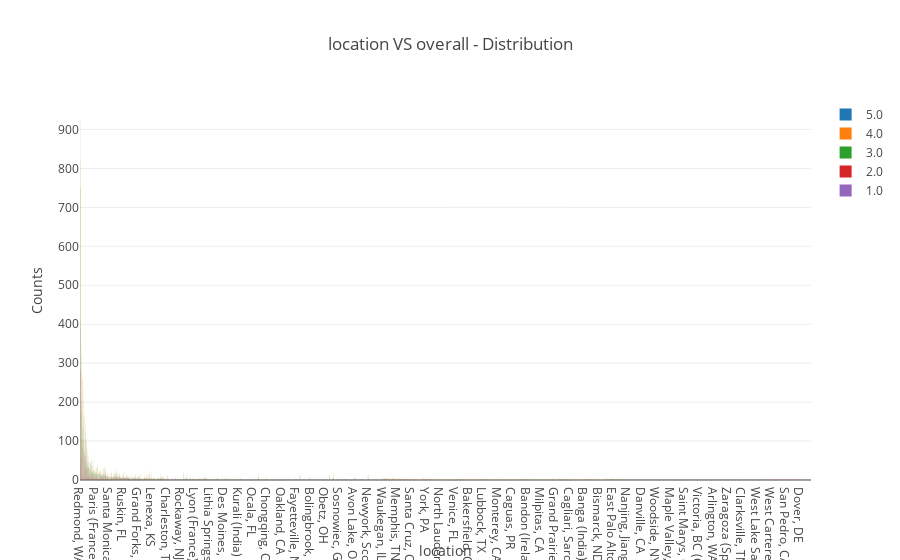

The code cell stored with this chart in its notebook:
### Code cell
categorical_feature_distribution('location','overall')

### Figure 1 — Plotly figure (JSON) as saved in the notebook; plotly's stock layout.template omitted (floating-point values rounded to 4 significant figures; data arrays with more than 128 entries replaced by an {"elided": "..."} marker saying what was removed)
{"data": [{"name": "5.0", "type": "bar", "uid": "ff1624e6-83a2-11e9-93f6-303a647ae7c5", "x": {"elided": "568 str values"}, "y": {"elided": "568 int values"}}, {"name": "4.0", "type": "bar", "uid": "ff1624e7-83a2-11e9-93f6-303a647ae7c5", "x": {"elided": "771 str values"}, "y": {"elided": "771 int values"}}, {"name": "3.0", "type": "bar", "uid": "ff1624e8-83a2-11e9-93f6-303a647ae7c5", "x": {"elided": "752 str values"}, "y": {"elided": "752 int values"}}, {"name": "2.0", "type": "bar", "uid": "ff1624e9-83a2-11e9-93f6-303a647ae7c5", "x": {"elided": "413 str values"}, "y": {"elided": "413 int values"}}, {"name": "1.0", "type": "bar", "uid": "ff1624ea-83a2-11e9-93f6-303a647ae7c5", "x": {"elided": "156 str values"}, "y": {"elided": "156 int values"}}], "layout": {"barmode": "group", "title": "location VS overall - Distribution ", "xaxis": {"title": "location"}, "yaxis": {"title": "Counts"}}}
